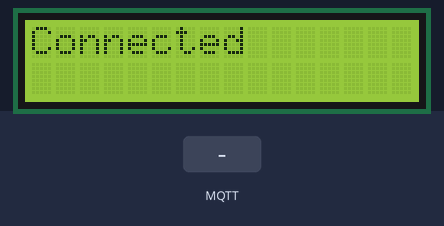
A sketch run on a simulated ESP8266 (NodeMCU). On the bench: 16×2 character LCD. Inputs (shaded band) come from the test bench. WiFi joins after 1.5 s; servers stay silent unless stated; no MQTT or app messages arrive unless stated; what the sketch prints to the serial monitor is not drawn.

Above: at 2.7 s.
2.8 s: MQTT message "1" arrives on the first subscribed topic
At 3.6 s:
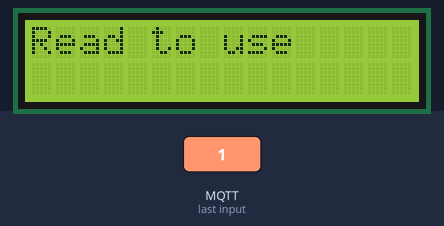
At 12.5 s:
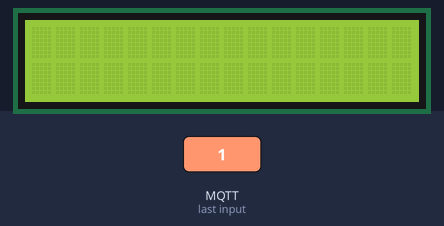
Timing chart, 0 to 13.4 s (numbered marks = the images above; inputs shaded):
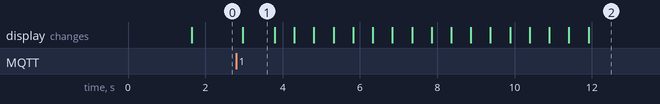

Measured:
- after the input at 2.8 s, the display: first differs from a run without the input after 1.0 s (image 2 shows a later state)
- what the display in image 1 shows lasts 0.8 s, from 3.0 s to 3.8 s

The sketch:

LCD.ino
```cpp
#include <Wire.h>
#include <LiquidCrystal_I2C.h>
#include <ESP8266WiFi.h>
#include <PubSubClient.h>
#include <ArduinoJson.h>

WiFiClient wifiClient;
PubSubClient client(wifiClient);
const char* ssid = "AB7";
const char* password = "07070707";
const char* mqtt_server = "broker.hivemq.com";

LiquidCrystal_I2C lcd(0x27, 16, 2);

// Maximum length of the message buffer
const int MAX_MESSAGE_LENGTH = 16;

// Buffer to store the received message
char receivedMessage[MAX_MESSAGE_LENGTH];

void setup_wifi() {
  delay(10);
  Serial.println();

  Serial.print("Connecting to ");
  Serial.println(ssid);

  WiFi.mode(WIFI_STA);
  WiFi.begin(ssid, password);

  while (WiFi.status() != WL_CONNECTED) {
    delay(500);
    Serial.print(".");
  }

  Serial.println("");
  Serial.println("WiFi connected");
  Serial.print("IP address: ");
  Serial.println(WiFi.localIP());
}

void callback(char* topic, byte* payload, unsigned int length) {
  Serial.print("Message arrived [");
  Serial.print(topic);
  Serial.print("] ");

  // Clear the LCD display
  lcd.clear();

  // Construct the message from the payload
  String message = "";
  for (int i = 0; i < length; i++) {
    message += (char)payload[i];
  }

  Serial.println(message);

  // Copy the message to the buffer
  //  Serial.println(message);

  DynamicJsonDocument jsonDoc(256);
  deserializeJson(jsonDoc, message);

  Serial.println(jsonDoc["message"].as<String>());

  // lcd.print();
//  Display the message continuously scrolling from right to left
  // for (int i = 0; i < strlen(receivedMessage) + 16; i++) {
    int i =0;
  while(true){
  lcd.setCursor(i, 0);
  lcd.print(jsonDoc["message"].as<String>());
  delay(500);
  lcd.clear();
  if(i==16){
      break;
  }
  i+=1;
}

}

void reconnect() {
  while (!client.connected()) {
    Serial.print("Attempting MQTT connection...");
    String clientId = "lcdClient";
    if (client.connect(clientId.c_str())) {
      Serial.println("connected");
      lcd.clear();

      lcd.print("Connected");
      delay(1300);
      lcd.clear();
      lcd.print("Read to use");
      delay(800);
      lcd.clear();
      lcd.print("wait for message!!!");

      client.subscribe("Sami");
    } else {
      Serial.print("failed, rc=");
      Serial.print(client.state());
      Serial.println(" try again in 5 seconds");
      delay(5000);
    }
  }
}

void setup() {
  Serial.begin(115200);
  lcd.init();
  lcd.clear();
  lcd.backlight();
  lcd.print("Connecting.....");
  setup_wifi();
  client.setServer(mqtt_server, 1883);
  client.setCallback(callback);
}

void loop() {
  if (!client.connected()) {
    reconnect();
  }

  client.loop();
}
```
